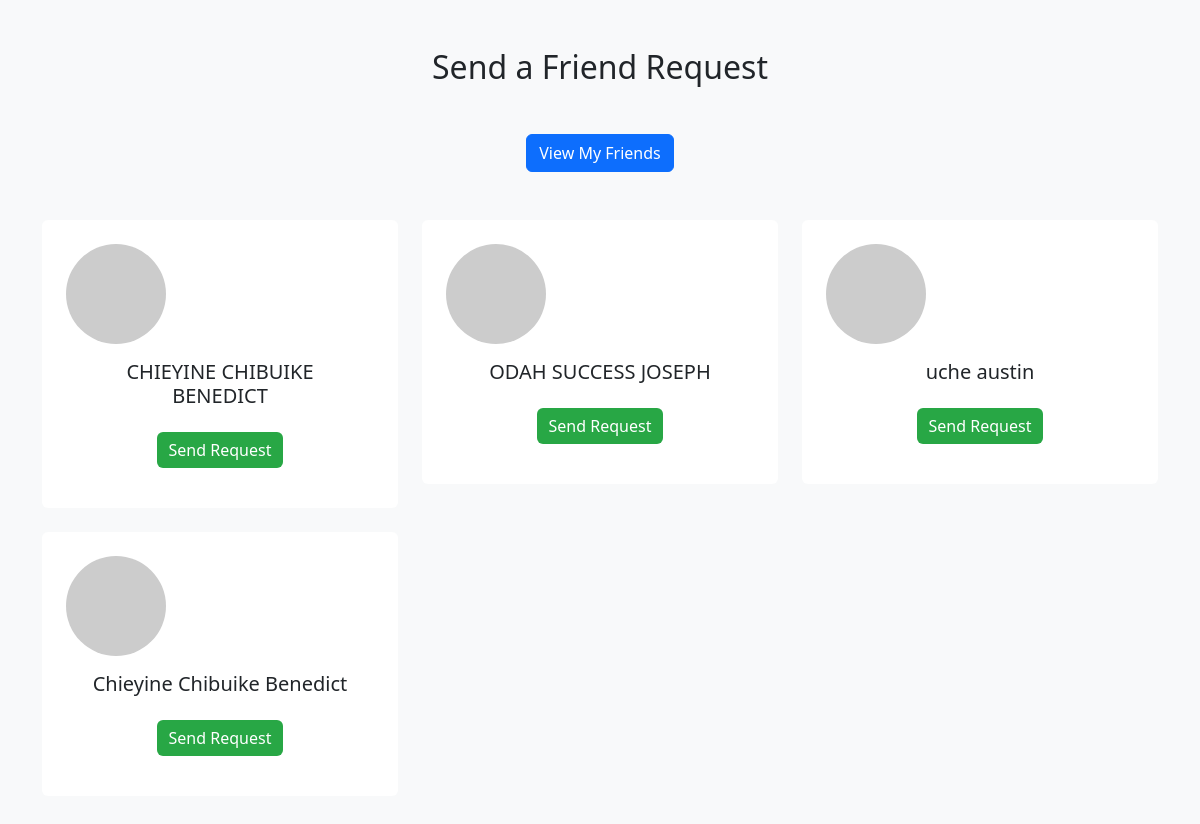
Screenshot of /friendrequest (signed in) with the database file from the repository.
### app.py (models this page shows, shortened)
class User(db.Model):
    id = db.Column(db.Integer, primary_key=True)
    fullname = db.Column(db.String(100), nullable=False)
    email = db.Column(db.String(100), unique=True, nullable=False)
    regno = db.Column(db.String(100), unique=True, nullable=False)
    phone = db.Column(db.String(20), nullable=False)
    profile_picture_url = db.Column(db.String(200), nullable=True, default='default.jpg')
    password = db.Column(db.String(200), nullable=False)
    public_key = db.Column(db.Text, nullable=True)
    sent_messages = db.relationship('Message', foreign_keys='Message.sender_id', back_populates='sender', lazy=True)
    received_messages = db.relationship('Message', foreign_keys='Message.recipient_id', back_populates='recipient', lazy=True)
    project_ideas = db.relationship('ProjectIdea', backref='author', lazy=True) # Assuming ProjectIdea model exists

### app.py (the view, shortened to what this page needs)
@app.route('/friendrequest', methods=['GET', 'POST'])
def friendrequest():
    if 'user_id' not in session:
        flash('Please log in to access settings.', 'danger')
        return redirect(url_for('login'))
    user = User.query.get(session['user_id'])
    all_users = User.query.filter(User.id != user.id).all()
    sent_requests = FriendRequest.query.filter_by(sender_id=user.id, status='pending').all()
    sent_request_ids = [req.receiver_id for req in sent_requests]
    my_friends = Friendship.query.filter(
        (Friendship.user1_id == user.id) | (Friendship.user2_id == user.id)
    ).all()
    friends_ids = []
    for f in my_friends:
        if f.user1_id == user.id:
            friends_ids.append(f.user2_id)
        else:
            friends_ids.append(f.user1_id)
    return render_template('friendrequest.html',
                           user=user,
                           all_users=all_users,
                           sent_request_ids=sent_request_ids,
                           friends_ids=friends_ids)

### templates/friendrequest.html (shortened to what this page needs)
<!DOCTYPE html>
<html lang="en">
<head>
    <link href="https://cdn.jsdelivr.net/npm/bootstrap@5.3.0/dist/css/bootstrap.min.css" rel="stylesheet">
</head>
<body>
    <div class="container my-5">
        <h2 class="text-center mb-5">Send a Friend Request</h2>
        <div class="text-center mb-5">
          <a href="{{ url_for('view_friends') }}" class="btn btn-primary">View My Friends</a>
      </div>
        <div class="row g-4">
            {% for u in all_users %}
            <div class="col-md-4">
                <div class="card text-center p-4">
                    <img src="https://picsum.photos/600/400?random=2" alt="Random placeholder image" class="avatar-lg">
                    <div class="card-body">
                        <h5 class="card-title">{{ u.fullname }}</h5>
                        {% if u.id in friends_ids %}
                            <button class="btn btn-success" disabled>Already Friends</button>
                        {% elif u.id in sent_request_ids %}
                            <form method="POST" action="{{ url_for('friendrequest') }}">
                                <input type="hidden" name="receiver_id" value="{{ u.id }}">
                                <input type="hidden" name="action" value="cancel">
                                <button type="submit" class="btn btn-cancel mt-2">Cancel Request</button>
                            </form>
                        {% else %}
                            <form method="POST" action="{{ url_for('friendrequest') }}">
                                <button type="submit" class="btn btn-send mt-2">Send Request</button>
                            </form>
                        {% endif %}
                    </div>
                </div>
            </div>
            {% endfor %}
        </div>
    </div>
</body>
</html>

### templates/friendrequest.html (style rules this page uses)
body { background: #f8f9fa; font-family: 'Segoe UI', Tahoma, Geneva, Verdana, sans-serif; }
.card { border: none; transition: transform 0.3s, box-shadow 0.3s; }
.btn-send { background-color: #28a745; color: #fff; border: none; }
.avatar-lg { width: 100px; height: 100px; object-fit: cover; border-radius: 50%; }

### rows the page displays
User: fullname "CHIEYINE CHIBUIKE BENEDICT"
User: fullname "ODAH SUCCESS JOSEPH"
User: fullname "uche austin"
User: fullname "Chieyine Chibuike Benedict"
